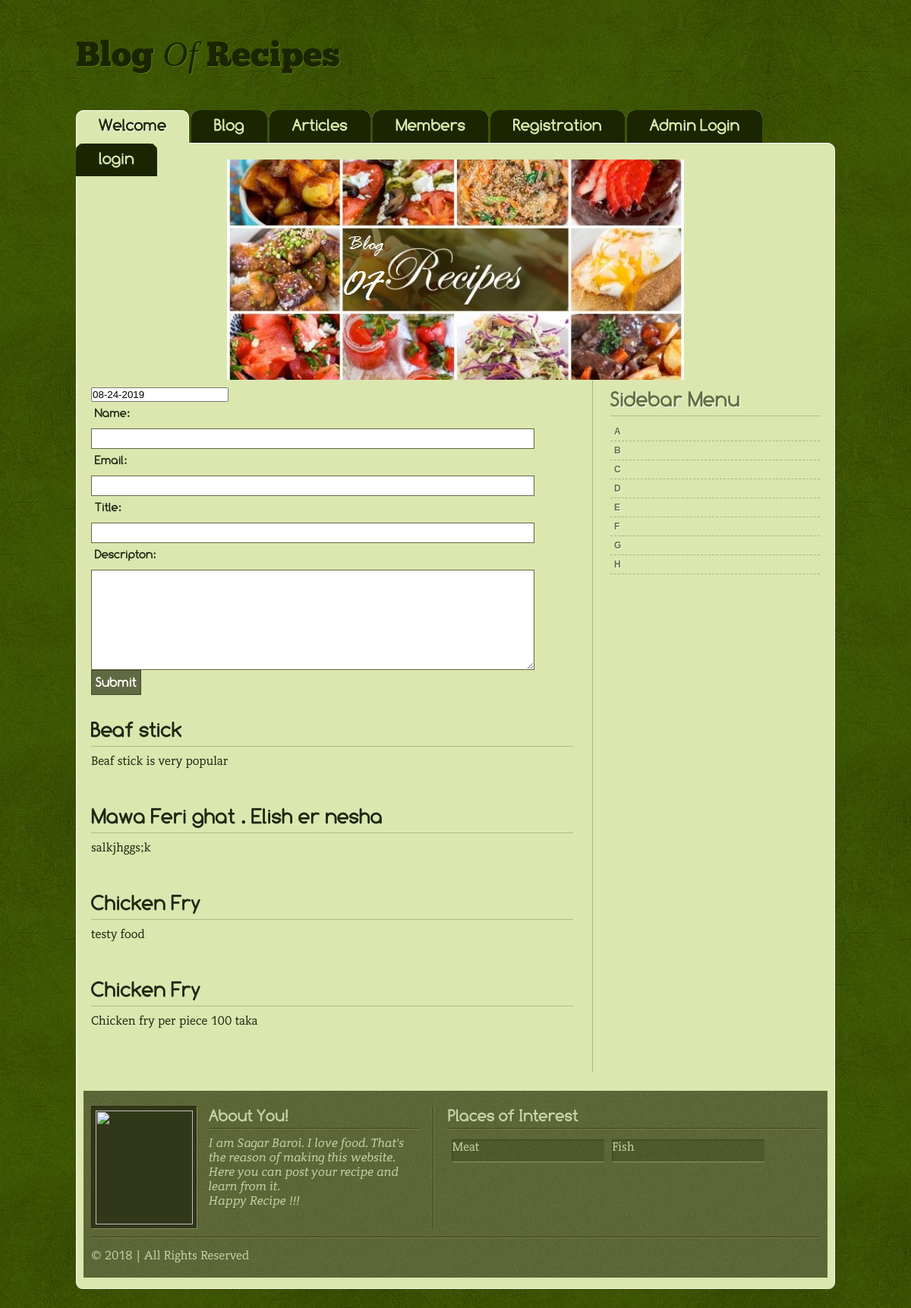
Screenshot of /blog.php with the database file from the repository.
### tables this page shows
CREATE TABLE `blog_tbl` (
  `id` int(11) NOT NULL,
  `name` varchar(50) NOT NULL,
  `email` varchar(20) NOT NULL,
  `title` varchar(100) NOT NULL,
  `descrip` varchar(1000) NOT NULL,
  `datee` varchar(50) NOT NULL
);

### blog.php (the view, shortened to what this page needs)
<?php
  include("db_connection.php");
?>
<?php include("header.php"); ?>
<div id="mainpage" class="normalpage">
<div id="left">
<div class="post">
	<form action="" method="POST" >
		<div class="formstyle">
		<input type="text" name="datee" value="<?php echo date("m-d-Y");?>" readonly/>
		<label for="name">Name:</label>
		<input class="text_field" name="nname" id="name" type="text" autofocus required/>
		<label for="email">Email:</label>
    <input class="text_field" id="email" name="email" type="text" />
		<label for="title">Title:</label>
		<input class="text_field" name="title" id="title" type="text" required/>
		<label for="Comments">Descripton:</label>
		<textarea class="text_field" id="Comments" name="desc" cols="30" rows="8" required></textarea>
		<button type="submit" name="submit" class="submitbutton">Submit</button>
		</div>
	</form>
</div>
<?php
  $query = "SELECT * FROM blog_tbl ORDER BY id DESC";
  $exe = mysqli_query($link, $query);
?>
<?php
  while($row = mysqli_fetch_array($exe)){
?>
  <div class="post">
    <h2> <?= $row['title']; ?></h2>
    <p> <?= $row['descrip']; ?> </p>
  </div>
<?php
     }
?>
</div>
<div id="sidebar">
<h2>Sidebar Menu</h2>
<ul>
  <li><a href="#">a</a></li>
  <li><a href="#">b</a></li>
  <li><a href="#">c</a></li>
  <li><a href="#">d</a></li>
  <li><a href="#">e </a></li>
  <li><a href="#">f</a></li>
  <li><a href="#">g</a></li>
  <li><a href="#">h</a></li>
</ul>
</div>
</div>
<?php include("footer.php");?>

### style.css (style rules this page uses)
* { padding:0; margin:0; }
body { background:url(images/bg.jpg) repeat; font-family:Georgia, "Times New Roman", Times, serif; color:#212713; }
ul { list-style:none; }
#mainpage { padding:0 10px 10px 10px; }
.post p { font: 16px Contra; line-height:22px; margin-bottom:16px; }
h2 { display:block; font:bold 22px Comfortaa; margin-bottom:8px; }
#sidebar h2 { color:#656f42; text-shadow:#fff 1px 1px 1px; }
#left { width:655px; float:left; padding:0 15px 15px 0; margin-bottom:15px; border-right:solid 1px #aab38a; }
#sidebar { width:276px; padding:10px 10px 10px 15px; float:right; margin-bottom:15px; }
.normalpage .post { margin-bottom:10px; padding:10px; }
.normalpage h2 { padding-bottom:5px; border-bottom:solid 1px #b0bb88; font-size:28px; }
#contentwrap a { color:#993403; }
.formstyle label { display:block; font:bold 16px Comfortaa; padding:5px; margin-bottom:5px; }
.text_field { width:90%; display:block; background:#fff; border:solid 1px #616943; padding:5px; }
.submitbutton { display:block; background:#616943; font:bold 18px Comfortaa; padding:5px; color:#fff; border:solid 1px #444b2b; }
#sidebar li { display:block; padding:5px; border-bottom:dashed 1px #aab38a; font:bold 12px "Trebuchet MS", Arial, Helvetica, sans-serif; text-transform:capitalize; }
#sidebar a { color:#656f42; text-shadow:#fff 1px 1px 1px; text-decoration:none; }

### rows the page displays
blog_tbl: title "Beaf stick", descrip "Beaf stick is very popular"
blog_tbl: title "Mawa Feri ghat . Elish er nesha", descrip "salkjhggs;k"
blog_tbl: title "Chicken Fry", descrip "testy food"
blog_tbl: title "Chicken Fry", descrip "Chicken fry per piece 100 taka"
